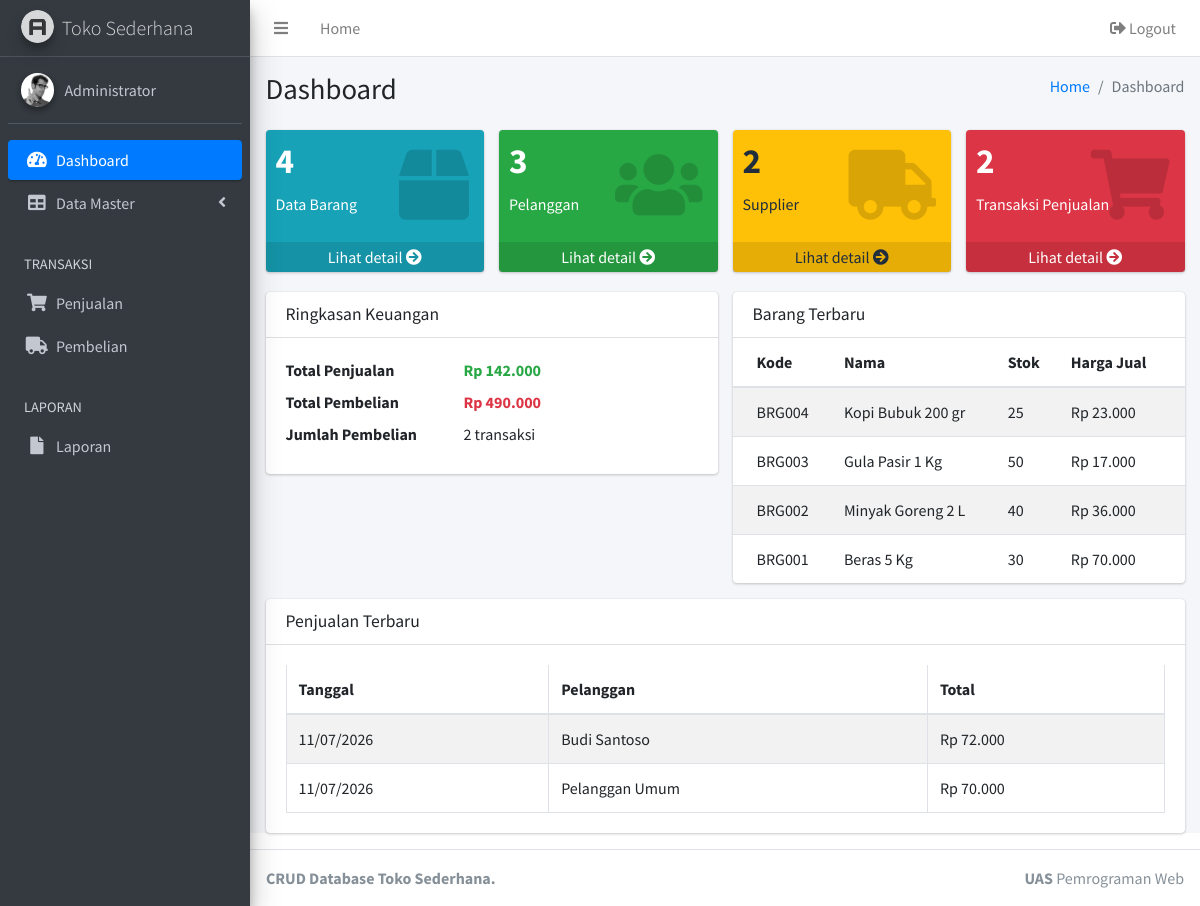
Screenshot of /dashboard.php (signed in) with the database file from the repository.
### tables this page shows
CREATE TABLE `barang` (
  `id_barang` int(11) NOT NULL AUTO_INCREMENT,
  `kode_barang` varchar(30) NOT NULL,
  `nama_barang` varchar(100) NOT NULL,
  `harga_beli` decimal(12,2) NOT NULL DEFAULT 0.00,
  `harga_jual` decimal(12,2) NOT NULL DEFAULT 0.00,
  `stok` int(11) NOT NULL DEFAULT 0,
  PRIMARY KEY (`id_barang`),
  UNIQUE KEY `kode_barang` (`kode_barang`)
);

CREATE TABLE `penjualan` (
  `id_penjualan` int(11) NOT NULL AUTO_INCREMENT,
  `tanggal` date NOT NULL,
  `id_pelanggan` int(11) DEFAULT NULL,
  `total` decimal(12,2) NOT NULL DEFAULT 0.00,
  PRIMARY KEY (`id_penjualan`),
  KEY `id_pelanggan` (`id_pelanggan`),
  CONSTRAINT `penjualan_ibfk_1` FOREIGN KEY (`id_pelanggan`) REFERENCES `pelanggan` (`id_pelanggan`) ON DELETE SET NULL ON UPDATE CASCADE
);

CREATE TABLE `pelanggan` (
  `id_pelanggan` int(11) NOT NULL AUTO_INCREMENT,
  `nama_pelanggan` varchar(100) NOT NULL,
  `telepon` varchar(20) DEFAULT NULL,
  `alamat` text DEFAULT NULL,
  PRIMARY KEY (`id_pelanggan`)
);

### dashboard.php (the view, shortened to what this page needs)
<?php
require_once 'app.php';
$totalBarang = count_table('barang');
$totalSupplier = count_table('supplier');
$totalPelanggan = count_table('pelanggan');
$totalPenjualan = count_table('penjualan');
$totalPembelian = count_table('pembelian');
$omzet = fetch_one("SELECT COALESCE(SUM(total), 0) AS total FROM penjualan");
$biaya = fetch_one("SELECT COALESCE(SUM(total), 0) AS total FROM pembelian");
$barangTerbaru = fetch_all("SELECT * FROM barang ORDER BY id_barang DESC LIMIT 5");
$penjualanTerbaru = fetch_all("SELECT p.*, pl.nama_pelanggan FROM penjualan p LEFT JOIN pelanggan pl ON p.id_pelanggan = pl.id_pelanggan ORDER BY p.id_penjualan DESC LIMIT 5");
render_header('Dashboard', 'dashboard');
?>
<div class="row">
  <div class="col-lg-3 col-6">
    <div class="small-box bg-info">
      <div class="inner"><h3><?= $totalBarang; ?></h3><p>Data Barang</p></div>
      <div class="icon"><i class="fas fa-box"></i></div>
      <a href="barang.php" class="small-box-footer">Lihat detail <i class="fas fa-arrow-circle-right"></i></a>
    </div>
  </div>
  <div class="col-lg-3 col-6">
    <div class="small-box bg-success">
      <div class="inner"><h3><?= $totalPelanggan; ?></h3><p>Pelanggan</p></div>
      <div class="icon"><i class="fas fa-users"></i></div>
      <a href="pelanggan.php" class="small-box-footer">Lihat detail <i class="fas fa-arrow-circle-right"></i></a>
    </div>
  </div>
  <div class="col-lg-3 col-6">
    <div class="small-box bg-warning">
      <div class="inner"><h3><?= $totalSupplier; ?></h3><p>Supplier</p></div>
      <div class="icon"><i class="fas fa-truck"></i></div>
      <a href="supplier.php" class="small-box-footer">Lihat detail <i class="fas fa-arrow-circle-right"></i></a>
    </div>
  </div>
  <div class="col-lg-3 col-6">
    <div class="small-box bg-danger">
      <div class="inner"><h3><?= $totalPenjualan; ?></h3><p>Transaksi Penjualan</p></div>
      <div class="icon"><i class="fas fa-shopping-cart"></i></div>
      <a href="penjualan.php" class="small-box-footer">Lihat detail <i class="fas fa-arrow-circle-right"></i></a>
    </div>
  </div>
</div>
<div class="row">
  <div class="col-md-6">
    <div class="card card-primary">
      <div class="card-header"><h3 class="card-title">Ringkasan Keuangan</h3></div>
      <div class="card-body">
        <dl class="row mb-0">
          <dt class="col-sm-5">Total Penjualan</dt><dd class="col-sm-7 text-success font-weight-bold"><?= rupiah($omzet['total']); ?></dd>
          <dt class="col-sm-5">Total Pembelian</dt><dd class="col-sm-7 text-danger font-weight-bold"><?= rupiah($biaya['total']); ?></dd>
          <dt class="col-sm-5">Jumlah Pembelian</dt><dd class="col-sm-7"><?= $totalPembelian; ?> transaksi</dd>
        </dl>
      </div>
    </div>
  </div>
  <div class="col-md-6">
    <div class="card card-secondary">
      <div class="card-header"><h3 class="card-title">Barang Terbaru</h3></div>
      <div class="card-body table-responsive p-0">
        <table class="table table-striped mb-0">
          <thead><tr><th>Kode</th><th>Nama</th><th>Stok</th><th>Harga Jual</th></tr></thead>
          <tbody>
            <?php foreach ($barangTerbaru as $barang): ?>
              <tr>
                <td><?= e($barang['kode_barang']); ?></td>
                <td><?= e($barang['nama_barang']); ?></td>
                <td><?= e($barang['stok']); ?></td>
                <td><?= rupiah($barang['harga_jual']); ?></td>
              </tr>
            <?php endforeach; ?>
          </tbody>
        </table>
      </div>
    </div>
  </div>
</div>
<div class="card">
  <div class="card-header"><h3 class="card-title">Penjualan Terbaru</h3></div>
  <div class="card-body table-responsive">
    <table class="table table-bordered table-striped">
      <thead><tr><th>Tanggal</th><th>Pelanggan</th><th>Total</th></tr></thead>
      <tbody>
        <?php foreach ($penjualanTerbaru as $row): ?>
          <tr>
            <td><?= tanggal($row['tanggal']); ?></td>
            <td><?= e($row['nama_pelanggan'] ?: 'Umum'); ?></td>
            <td><?= rupiah($row['total']); ?></td>
          </tr>
        <?php endforeach; ?>
      </tbody>
    </table>
  </div>
</div>
<?php render_footer(); ?>

### app.php (shortened to what this page needs)
<?php
require_once __DIR__ . '/koneksi.php';
function e($value)
{
    return htmlspecialchars((string) $value, ENT_QUOTES, 'UTF-8');
}
function rupiah($value)
{
    return 'Rp ' . number_format((float) $value, 0, ',', '.');
}
function tanggal($value)
{
    return date('d/m/Y', strtotime($value));
}
function current_user_name()
{
    return isset($_SESSION['nama']) ? $_SESSION['nama'] : 'Administrator';
}
function query($sql)
{
    global $conn;
    $result = mysqli_query($conn, $sql);
    return $result;
}
function fetch_all($sql)
{
    $result = query($sql);
    $rows = array();
    while ($row = mysqli_fetch_assoc($result)) {
        $rows[] = $row;
    }
    return $rows;
}
function fetch_one($sql)
{
    $result = query($sql);
    return mysqli_fetch_assoc($result);
}
function count_table($table)
{
    $allowed = array('user', 'supplier', 'pelanggan', 'barang', 'penjualan', 'pembelian');
    $row = fetch_one('SELECT COUNT(*) AS total FROM `' . $table . '`');
    return (int) $row['total'];
}
function render_header($title, $active)
{
    $menu = array(
        'dashboard' => '',
        'user' => '',
        'supplier' => '',
        'pelanggan' => '',
        'barang' => '',
        'penjualan' => '',
        'pembelian' => '',
        'laporan' => '',
    );
    if (isset($menu[$active])) {
        $menu[$active] = 'active';
    }
    $masterOpen = in_array($active, array('user', 'supplier', 'pelanggan', 'barang'), true) ? 'menu-open' : '';
    $masterActive = $masterOpen ? 'active' : '';
    ?>
<!DOCTYPE html>
<html>
<head>
  <link rel="stylesheet" href="plugins/fontawesome-free/css/all.min.css">
  <link rel="stylesheet" href="https://code.ionicframework.com/ionicons/2.0.1/css/ionicons.min.css">
  <link rel="stylesheet" href="plugins/datatables-bs4/css/dataTables.bootstrap4.css">
  <link rel="stylesheet" href="dist/css/adminlte.min.css">
</head>
<body class="hold-transition sidebar-mini">
<div class="wrapper">
  <nav class="main-header navbar navbar-expand navbar-white navbar-light">
    <ul class="navbar-nav">
      <li class="nav-item">
        <a class="nav-link" data-widget="pushmenu" href="#" role="button"><i class="fas fa-bars"></i></a>
      </li>
      <li class="nav-item d-none d-sm-inline-block">
        <a href="dashboard.php" class="nav-link">Home</a>
      </li>
    </ul>
    <ul class="navbar-nav ml-auto">
      <li class="nav-item">
        <a href="logout.php" class="nav-link"><i class="fas fa-sign-out-alt"></i> Logout</a>
      </li>
    </ul>
  </nav>
  <aside class="main-sidebar sidebar-dark-primary elevation-4">
    <a href="dashboard.php" class="brand-link">
      <img src="dist/img/AdminLTELogo.png" alt="AdminLTE Logo" class="brand-image img-circle elevation-3" style="opacity: .8">
      <span class="brand-text font-weight-light">Toko Sederhana</span>
    </a>
    <div class="sidebar">
      <div class="user-panel mt-3 pb-3 mb-3 d-flex">
        <div class="image">
          <img src="dist/img/user2-160x160.jpg" class="img-circle elevation-2" alt="User Image">
        </div>
        <div class="info">
          <a href="#" class="d-block"><?= e(current_user_name()); ?></a>
        </div>
      </div>
      <nav class="mt-2">
        <ul class="nav nav-pills nav-sidebar flex-column" data-widget="treeview" role="menu" data-accordion="false">
          <li class="nav-item">
            <a href="dashboard.php" class="nav-link <?= $menu['dashboard']; ?>">
              <i class="nav-icon fas fa-tachometer-alt"></i>
              <p>Dashboard</p>
            </a>
          </li>
          <li class="nav-item has-treeview <?= $masterOpen; ?>">
            <a href="#" class="nav-link <?= $masterActive; ?>">
              <i class="nav-icon fas fa-table"></i>
              <p>Data Master <i class="fas fa-angle-left right"></i></p>
            </a>
          </li>
          <li class="nav-header">TRANSAKSI</li>
          <li class="nav-item">
            <a href="penjualan.php" class="nav-link <?= $menu['penjualan']; ?>">
              <i class="nav-icon fas fa-shopping-cart"></i>
              <p>Penjualan</p>
            </a>
          </li>
          <li class="nav-item">
            <a href="pembelian.php" class="nav-link <?= $menu['pembelian']; ?>">
              <i class="nav-icon fas fa-truck"></i>
              <p>Pembelian</p>
            </a>
          </li>
          <li class="nav-header">LAPORAN</li>
          <li class="nav-item">
            <a href="laporan.php" class="nav-link <?= $menu['laporan']; ?>">
              <i class="nav-icon fas fa-file"></i>
              <p>Laporan</p>
            </a>
          </li>
        </ul>
      </nav>
    </div>
  </aside>
  <div class="content-wrapper">
    <section class="content-header">
      <div class="container-fluid">
        <div class="row mb-2">
          <div class="col-sm-6"><h1><?= e($title); ?></h1></div>
          <div class="col-sm-6">
            <ol class="breadcrumb float-sm-right">
              <li class="breadcrumb-item"><a href="dashboard.php">Home</a></li>
              <li class="breadcrumb-item active"><?= e($title); ?></li>
            </ol>
          </div>
        </div>
      </div>
    </section>
    <section class="content">
      <div class="container-fluid">
    <?php
}
function render_footer()
{
    ?>
      </div>
    </section>
  </div>
  <footer class="main-footer">
    <div class="float-right d-none d-sm-block"><b>UAS</b> Pemrograman Web</div>
    <strong>CRUD Database Toko Sederhana.</strong>
  </footer>
</div>
</body>
</html>
    <?php
}

### rows the page displays
barang: kode_barang "BRG004", nama_barang "Kopi Bubuk 200 gr", stok "25", harga_jual "Rp 23.000"
barang: kode_barang "BRG003", nama_barang "Gula Pasir 1 Kg", stok "50", harga_jual "Rp 17.000"
barang: kode_barang "BRG002", nama_barang "Minyak Goreng 2 L", stok "40", harga_jual "Rp 36.000"
barang: kode_barang "BRG001", nama_barang "Beras 5 Kg", stok "30", harga_jual "Rp 70.000"
penjualan: tanggal "11/07/2026", id_pelanggan.nama_pelanggan "Budi Santoso", total "Rp 72.000"
penjualan: tanggal "11/07/2026", id_pelanggan.nama_pelanggan "Pelanggan Umum", total "Rp 70.000"

### other values shown
current_user_name() "Administrator"
$title "Dashboard"
$totalBarang "4"
$totalPelanggan "3"
$totalSupplier "2"
$totalPenjualan "2"
rupiah($omzet['total']) "Rp 142.000"
rupiah($biaya['total']) "Rp 490.000"
$totalPembelian "2"
